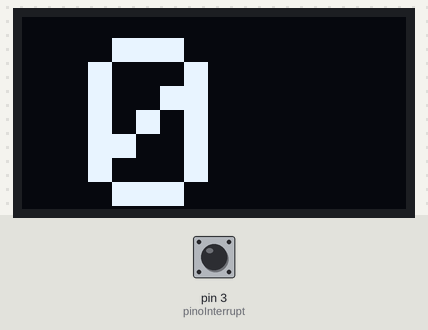
The sketch below on a simulated Teensy 4. On the bench: 128×64 one-colour display. The test bench sets the inputs (shaded band); at power-on: pin 3 (pinoInterrupt) HIGH. What the sketch prints to the serial monitor is not drawn.

Above: at 1.2 s.
1.3 s: pin 3 (pinoInterrupt) pulled LOW for 0.15 s
2.9 s: pin 3 (pinoInterrupt) pulsed LOW 5 times (0.12 s each, 0.3 s apart)
At 4.5 s:
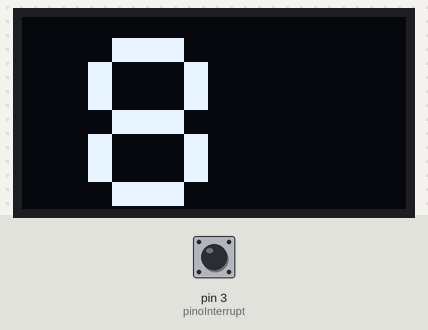
Timing chart, 0 to 6.0 s (numbered marks = the images above; inputs shaded):
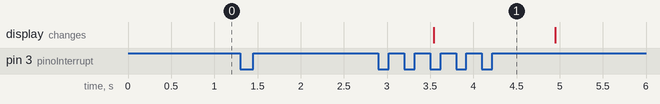

The sketch:

1.2-Teensy-1_Ima-testado_prblm._roda_travada_e_att._do_site_.ino
```cpp
#include <SPI.h>
#include <Wire.h>
#include <Adafruit_GFX.h>
#include <Adafruit_SSD1306.h>

#define TEMPOATT 80
#define TEMPOATT2 800
#define TEMPOATT3 200

const int OLED_RESET=-1, pinoInterrupt = 3, pinoBotao=10;
const float circunferencia=1.445;
const byte SCREEN_WIDTH = 128, SCREEN_HEIGHT = 64;
int i_vel=0;
float t0=0, t1=0 ,tempo_p0 =0,comprimento=0, periodo=0, velocidadeAnt=0,velocidade_display=0,velocidade =0,distancia=0,distanciaAnt=0,
                             velocidade_serial=0,potencia_serial=0, distancia_serial=0;

String mensagem,str_velocidade_serial, str_distancia_serial, str_potencia_serial;


Adafruit_SSD1306 display(SCREEN_WIDTH, SCREEN_HEIGHT, &Wire, OLED_RESET);

void setup()
{
  display.begin(SSD1306_SWITCHCAPVCC, 0x3C);
  Serial.println("Inicializando");
  //drawlogo();
  Serial.begin(9600);
  Serial1.begin(115200); // comunicação com o esp
  pinMode(pinoInterrupt, INPUT);
  attachInterrupt(digitalPinToInterrupt(pinoInterrupt), calculo_vel, FALLING);
}


void loop(){

  if (velocidade_display!=0.00 && ( (millis()-t0)> TEMPOATT2)) {
    velocidade_display=0.00;
    velocidade=0.00;
    Serial.println(" ");
    Serial.print("----- VEL REAL -----:");
    Serial.println(velocidade_display);
    t1 = millis();
    }

  draw(velocidade_display);


}


void calculo_vel()
{


    i_vel++;

    if(i_vel>1)
    {
        periodo=((millis()-tempo_p0));
        tempo_p0=millis();
        i_vel=0;
        if(periodo!=0.00){

          if((periodo>(100.0)) and (periodo<(1000.0)) ){
             comprimento = 3600.0*circunferencia;
             distancia=distancia+(circunferencia);

             velocidadeAnt = velocidade;
             velocidade = (comprimento/periodo);

          /*   if (abs(velocidadeAnt - velocidade) >= 10.0){
              velocidade = velocidadeAnt;
              velocidade_display=velocidadeAnt;
             Serial.println(" ");
        Serial.print("----- PERIODO -----:");
        Serial.println(periodo);*/


        Serial.println(" ");
        Serial.print("----- DISPLAY ----- :");
        Serial.println(velocidade_display);
        Serial.println(" ");
        Serial.print("----- VEL REAL -----:");
        Serial.println(velocidade);

                }


        }

    }

     if (velocidade_display!=0.00 && ( (millis()-t1)> TEMPOATT2)) {
    velocidade_display=0.00;
   Serial.println(" ");
        Serial.print("----- zerou -----:");
    t1=millis();
    }

     if((millis()-t0)>TEMPOATT){
        velocidade_display=velocidade;
        serial();

        Serial.println(" ");
        Serial.print("----- mensgaem -----:");
        Serial.println(mensagem);
        t0=millis();

        }

}


void updt_display()
{
  draw(velocidade_display);
}


void draw(float dado_velocidade) {
 int exibicao;
exibicao=int(dado_velocidade);
display.clearDisplay();
display.setTextSize(8.7);
display.setTextColor(WHITE);
display.setCursor(22,7);
display.println(exibicao);
display.display();
}


void serial(){
   if(distancia<10.00) { //para manter o padrão de dois dígitos, verificar se isso funciona na hora do esp32 receber

    distancia_serial=distancia;
    str_distancia_serial="000"+String(distancia_serial);
    }
   else if(distancia<100.00) { //para manter o padrão de dois dígitos, verificar se isso funciona na hora do esp32 receber
    distancia_serial=distancia;
    str_distancia_serial="00"+String(distancia_serial);
    }
    else if(distancia<1000.00) { //para manter o padrão de dois dígitos, verificar se isso funciona na hora do esp32 receber
    distancia_serial=distancia;
    str_distancia_serial="0"+String(distancia_serial);
    }


  if(velocidade_display<10.00) { //para manter o padrão de dois dígitos, verificar se isso funciona na hora do esp32 receber
    velocidade_serial=velocidade_display;
    str_velocidade_serial="0"+String(velocidade_serial);
    }
   else {
    velocidade_serial=velocidade_display;
    str_velocidade_serial=String(velocidade_serial);

    }

    float potencia_serial=0.00;
    String str_potencia_serial="0"+String(potencia_serial);
    String virgula= ",";
    String string_teste=String(str_velocidade_serial+virgula+str_potencia_serial+virgula+str_distancia_serial);
    mensagem=String(string_teste) ;
    Serial1.print(mensagem); //comunicação com o esp
    Serial1.flush();

  }


/*void drawlogo() {
    * const unsigned char epd_bitmap_logoazul [] PROGMEM = {
       // 'logoazul, 64x64px
       0x00, 0x00, 0x00, 0x1f, 0xf8, 0x00, 0x00, 0x00, 0x00, 0x00, 0x01, 0xe0, 0x07, 0xc0, 0x00, 0x00,
       0x00, 0x00, 0x0e, 0x00, 0x00, 0x70, 0x00, 0x00, 0x00, 0x00, 0x30, 0x00, 0x00, 0x0c, 0x00, 0x00,
       0x00, 0x00, 0xc0, 0x00, 0x00, 0x03, 0x00, 0x00, 0x00, 0x03, 0x00, 0x00, 0x00, 0x00, 0xc0, 0x00,
       0x00, 0x06, 0x00, 0x1f, 0xf0, 0x00, 0x60, 0x00, 0x00, 0x08, 0x01, 0xff, 0xff, 0x80, 0x18, 0x00,
       0x00, 0x30, 0x0f, 0xfb, 0xff, 0xe0, 0x0c, 0x00, 0x00, 0x60, 0x3f, 0xf8, 0xff, 0xf8, 0x06, 0x00,
       0x00, 0xc0, 0x3f, 0xf8, 0x3f, 0xfe, 0x03, 0x00, 0x00, 0x80, 0x1f, 0xf8, 0x1f, 0xff, 0x01, 0x80,
       0x01, 0x02, 0x0f, 0xf8, 0x0f, 0xff, 0xc0, 0x80, 0x02, 0x07, 0x87, 0xf8, 0x07, 0xff, 0xe0, 0x40,
       0x06, 0x0f, 0xc3, 0xf9, 0x03, 0xcf, 0xf0, 0x60, 0x04, 0x1f, 0xe1, 0xf8, 0x83, 0x8f, 0xf8, 0x20,
       0x08, 0x3f, 0xf0, 0xf8, 0xc3, 0x0f, 0xfc, 0x10, 0x08, 0x3f, 0xf8, 0x38, 0x62, 0x4f, 0xfc, 0x18,
       0x10, 0x7f, 0xfe, 0x1c, 0x72, 0x4f, 0xfe, 0x08, 0x10, 0x7f, 0xff, 0x0e, 0x32, 0xcf, 0xff, 0x08,
       0x20, 0xff, 0xff, 0x87, 0x3a, 0xcf, 0xff, 0x04, 0x20, 0xff, 0xff, 0xc1, 0x9e, 0x9f, 0xff, 0x84,
       0x21, 0xff, 0xff, 0xe0, 0xff, 0xbf, 0xff, 0x86, 0x41, 0xf8, 0x01, 0xf8, 0x7f, 0xff, 0xff, 0x82,
       0x43, 0xf8, 0x01, 0xfc, 0x1f, 0xff, 0xff, 0x82, 0x43, 0xf8, 0x01, 0xfe, 0x00, 0x00, 0x00, 0x02,
       0x43, 0xf8, 0x7f, 0xff, 0x00, 0x00, 0x00, 0x03, 0x83, 0xf8, 0x7f, 0xff, 0xff, 0xff, 0xff, 0xc1,
       0x83, 0xf8, 0x7f, 0xff, 0xff, 0xff, 0xff, 0xe1, 0x87, 0xf8, 0x7f, 0xfc, 0x0e, 0x01, 0xff, 0xe1,
       0x87, 0xf8, 0x01, 0xf8, 0x0e, 0x00, 0x7f, 0xe1, 0x87, 0xf8, 0x01, 0xe0, 0x0e, 0x00, 0x3f, 0xe1,
       0x87, 0xf8, 0x01, 0xe0, 0xfe, 0x3e, 0x1f, 0xe1, 0x87, 0xf8, 0x01, 0xc1, 0xfe, 0x3f, 0x1f, 0xe1,
       0x83, 0xf8, 0x7f, 0xc3, 0xfe, 0x3f, 0x8f, 0xe1, 0x83, 0xf8, 0x7f, 0xc3, 0xfe, 0x3f, 0x8f, 0xe1,
       0x83, 0xf8, 0x7f, 0xc3, 0xfe, 0x3f, 0x8f, 0xc1, 0x43, 0xf8, 0x7f, 0xc1, 0xff, 0x3f, 0x8f, 0xc3,
       0x43, 0xf8, 0x00, 0xe0, 0xff, 0x1f, 0x1f, 0xc2, 0x43, 0xf8, 0x00, 0xe0, 0x0f, 0x80, 0x1f, 0xc2,
       0x41, 0xf8, 0x00, 0xf0, 0x0f, 0x80, 0x3f, 0x82, 0x61, 0xf8, 0x00, 0xfc, 0x0f, 0xe0, 0xff, 0x86,
       0x20, 0xff, 0xff, 0xff, 0xff, 0xff, 0xff, 0x84, 0x20, 0x7f, 0xff, 0xff, 0xff, 0xff, 0xff, 0x04,
       0x10, 0x00, 0x00, 0x00, 0x00, 0x00, 0x00, 0x08, 0x10, 0x00, 0x00, 0x00, 0x00, 0x00, 0x00, 0x08,
       0x08, 0x00, 0xf0, 0x00, 0x00, 0x00, 0x00, 0x18, 0x08, 0x01, 0xf8, 0x0c, 0x00, 0x00, 0x00, 0x10,
       0x04, 0x03, 0x1c, 0x0c, 0x00, 0x00, 0x00, 0x20, 0x06, 0x03, 0x0d, 0xfe, 0xff, 0x73, 0xc0, 0x60,
       0x02, 0x07, 0x0d, 0x8f, 0xdf, 0xbe, 0x60, 0x40, 0x01, 0x03, 0x0f, 0x0d, 0x8f, 0x9e, 0x60, 0x80,
       0x01, 0x83, 0x9d, 0x8d, 0x8f, 0x1e, 0x61, 0x80, 0x00, 0xc1, 0xf9, 0xec, 0xff, 0x1b, 0xe3, 0x00,
       0x00, 0x60, 0x60, 0xc0, 0x60, 0x01, 0x86, 0x00, 0x00, 0x30, 0x00, 0x00, 0x00, 0x00, 0x0c, 0x00,
       0x00, 0x18, 0x00, 0x00, 0x00, 0x00, 0x18, 0x00, 0x00, 0x06, 0x00, 0x00, 0x00, 0x00, 0x60, 0x00,
       0x00, 0x03, 0x00, 0x00, 0x00, 0x00, 0xc0, 0x00, 0x00, 0x00, 0xc0, 0x00, 0x00, 0x03, 0x00, 0x00,
       0x00, 0x00, 0x70, 0x00, 0x00, 0x0e, 0x00, 0x00, 0x00, 0x00, 0x0e, 0x00, 0x00, 0x70, 0x00, 0x00,
       0x00, 0x00, 0x03, 0xe0, 0x07, 0xc0, 0x00, 0x00, 0x00, 0x00, 0x00, 0x3f, 0xfc, 0x00, 0x00, 0x00
      };


    display.clearDisplay();
    display.drawBitmap(32, 0, epd_bitmap_logoazul , 64, 64, 1); // (0,0) posicao no display, (128,64) tam. da img., (conix_64x64) image name.
    display.display();
    delay(1500);

}
 */
```

Measured:
- after the input at 1.3 s, every drawn part: stays the same
- after the input at 2.9 s, the display: changes after 0.64 s (image 1)
